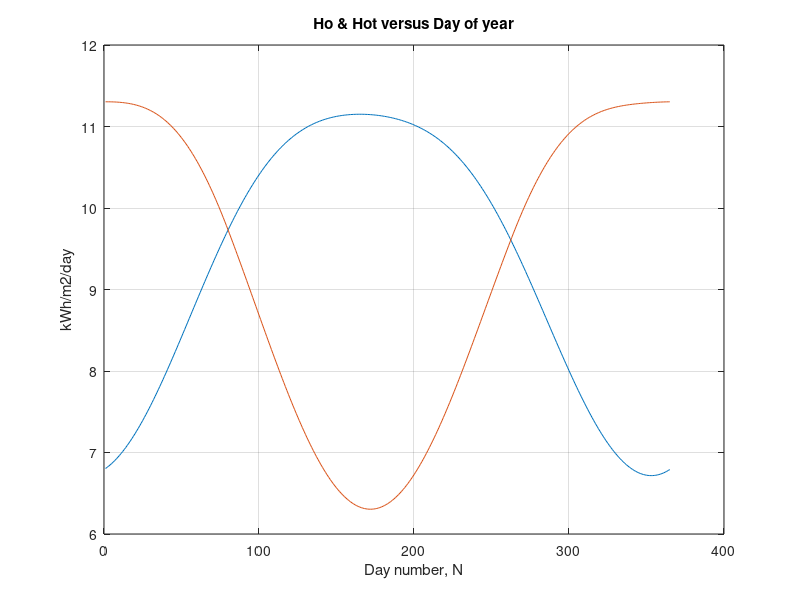

The MATLAB script that drew this image:
% % % % % % % % % % % % % % % % % % % % % % % % % 
% Description : Calculation of the incident energy on a Tilted surface
%               given the latitude and day number. (ignoring atmospheric
%               effects
% INPUTS
%       N= Day number,N=1 for jan 1st & N=365 for dec 31st
%       Q= Latitude of the place in degrees (convert to radians)
clc
clear
%%%%%%%%%%%%%%%%%%%%%%%%%%%%%%%%%%%%%%%%%%%%%%%%%%
% Results = B=20 deg max insolation and min ripple
%
%%%%%%%%%%%%%%%%%%%%%%%%%%%%%%%%%%%%%%%%%%%%%%%%%%
% INPUTS

% Locality
% Latitude Q = 22.5289442 deg North (IIT indore,APJ)
Q= 22.53;
Q=Q*pi/180; % in radians 
B=Q;

%constants
Lsc = 1.37 ; %kW/m2 - mean solar constant
disp(['Hot-MIN',"\t\t",'H-RIPPLE',"\t",'LATITUDE,deg',"\t",'TILT ANGLE,deg']);
Bmax= 45*pi/180;
% Calculation of insolation and energy on all days of the year
for B=0:Bmax/45:Bmax
    
    for N=1:365
        
    %Calculation of declination
    a = 2*pi*(N-80)/365 ;
    d = 23.45*sin(a)*(pi/180) ; % radians

    % calculation of extra-terrestrial insolation scale factor and hour
    % angle
    k = 1 + 0.033*cos(2*pi*N/365);
    wsr = acos(-1*tan(d)*tan(Q));
    wsrb = acos(-1*tan(d)*tan(Q-B));
    
    wsrt = min(wsr,wsrb);
    
    % Calculation of daily energy available for horizontal surface
    % (kWh/m2/day)
    
    Ho(N) = (24*k*Lsc/pi)*(cos(d)*cos(Q)*sin(wsr) + wsr*sin(d)*sin(Q));
    Hot(N) = (24*k*Lsc/pi)*(cos(d)*cos(Q-B)*sin(wsrt) + wsrt*sin(d)*sin(Q-B));
    days(N) = N;

    end
disp([num2str(min(Hot)),"\t\t",num2str(max(Hot)-min(Hot)),"\t\t",num2str(Q*180/pi),"\t\t",num2str(B*180/pi)]);
figure(2)
plot(days,Ho,days,Hot);grid, xlabel('Day number, N'), ylabel('kWh/m2/day'), title('Ho & Hot versus Day of year');
pause
end